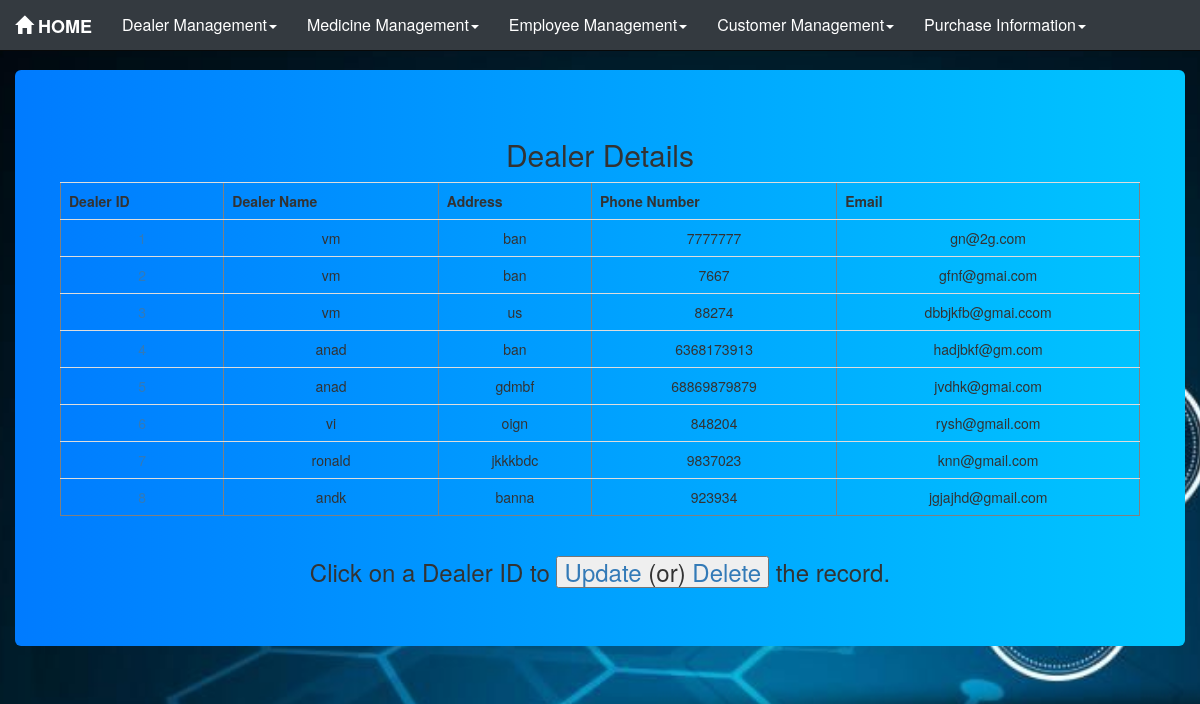
The app's page /pharmacy/dealertable/, older data.
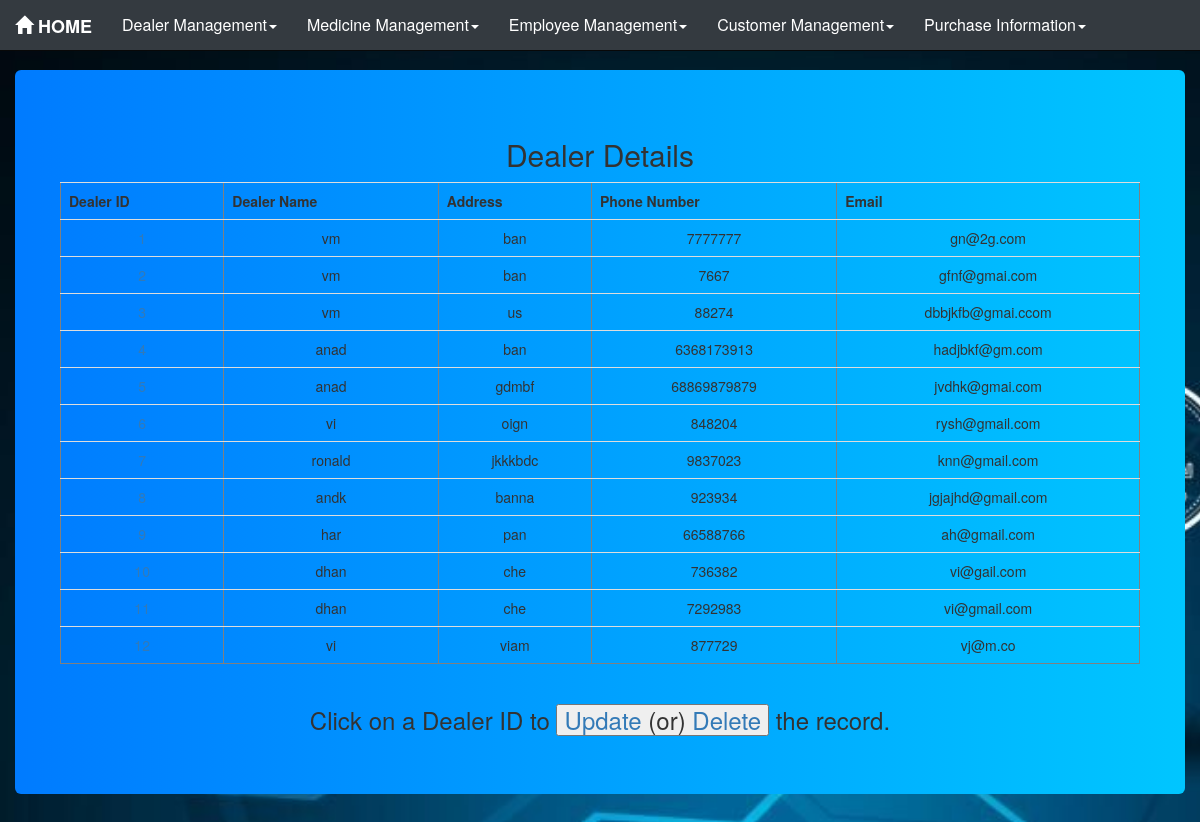
The same page, newer data.
### pharmacy/models.py (models this page shows, shortened)
class Dealer(models.Model):
    dname = models.CharField(max_length=30)
    address = models.CharField(max_length=100)
    phn_no = models.BigIntegerField(unique=True)
    email = models.CharField(max_length=50)

### pharmacy/views.py (the view)
# urls.py: path('dealertable/', views.dealertable, name='dealertable'),
def dealertable(request):
    dealer = Dealer.objects.all()
    dict = {"dealer": dealer}
    return render(request, 'pharmacy/dealertable.html', dict)

### pharmacy/templates/pharmacy/dealertable.html (shortened to what this page needs)
{%load static %}
<!DOCTYPE html>
<html lang="en">
<head>
    <link rel="stylesheet" href="{% static 'pharmacy/css/style.css' %}">
   <link rel="stylesheet" href="https://maxcdn.bootstrapcdn.com/bootstrap/3.4.1/css/bootstrap.min.css">
</head>
<body>
     <nav class="navbar navbar-inverse navbar-fixed-top">
        <div class="container-fluid">
            <div class="navbar-header">
                <a href="/pharmacy/" class="navbar-brand">
                    <span class="glyphicon glyphicon-home"></span>
                        HOME
                </a>
            </div>
            <div class="collapse navbar-collapse" id="thisnav">
                <ul class="nav navbar-nav">
                    <li class="dropdown">
                        <a href="#" class="dropdown-toggle" data-toggle="dropdown">Dealer Management<b class="caret"></b></a>
                        </li>
                    </ul>
                    <ul class="nav navbar-nav">
                        <li class="dropdown">
                                <a href="#" class="dropdown-toggle" data-toggle="dropdown">Medicine Management<b class="caret"></b></a>
                        </li>
                    </ul>
                    <ul class="nav navbar-nav">
                        <li class="dropdown">
                            <a href="#" class="dropdown-toggle" data-toggle="dropdown">Employee Management<b class="caret"></b></a>
                        </li>
                    </ul>
                    <ul class="nav navbar-nav">
                        <li class="dropdown">
                            <a href="#" class="dropdown-toggle" data-toggle="dropdown">Customer Management<b class="caret"></b></a>
                        </li>
                    </ul>
                    <ul class="nav navbar-nav">
                        <li class="dropdown">
                            <a href="#" class="dropdown-toggle" data-toggle="dropdown">Purchase Information<b class="caret"></b></a>
                        </li>
                    </ul>
            </div>
        </div>
    </nav>
<div class="container-fluid martop7">
    <div class="jumbotron jumcust">
        <h2>Dealer Details</h2>
        <div class="row">
            <div class="col-md-1">
            </div>
            <table border="1" class="table table-responsive table-hover col-md-10">
                <tr>
                    <th>Dealer ID</th>
                    <th>Dealer Name</th>
                    <th>Address</th>
                    <th>Phone Number</th>
                    <th>Email</th>
                </tr>
                {% for foo in dealer %}
                    <tr>
                        <td class="idlink"><a href="/pharmacy/dealerformview{{ foo.id }}/">{{ foo.id }}</a></td>
                        <td>{{ foo.dname }}</td>
                        <td>{{ foo.address }}</td>
                        <td>{{ foo.phn_no }}</td>
                        <td>{{ foo.email }}</td>
                    </tr>
                {% endfor %}
            </table>
        </div>
        <footer><h3>Click on a Dealer ID to <button style="pointer: cursor;"><a href="delearformupdate?id=">Update</a> (or) <a href="dealerformdelete?id=">Delete</a>  </button> the record.</h3></footer>
    </div>
</div>
</body>
</html>

### pharmacy/static/pharmacy/css/style.css (style rules this page uses)
body { font-family: Arial, sans-serif; background-color: #f8f9fa; padding-top: 70px; background: url('images/bghome.jpg') no-repeat center center fixed; background-size: cover; }
.navbar { background-color: #343a40 !important; border: none; }
.navbar-inverse .navbar-brand { color: #ffffff !important; font-weight: bold; font-size: 18px; }
.navbar-inverse .navbar-nav > li > a { color: #ffffff !important; font-size: 16px; }
.jumbotron { background: linear-gradient(to right, #007bff, #00c6ff); color: white; padding: 40px; text-align: center; border-radius: 10px; position: relative; top: 0; width: 100%; }

Row changes from the older to the newer data that the page shows:
added Dealer: dname "har", address "pan", phn_no "66588766", email "ah@gmail.com"
added Dealer: dname "dhan", address "che", phn_no "736382", email "vi@gail.com"
added Dealer: dname "dhan", address "che", phn_no "7292983", email "vi@gmail.com"
added Dealer: dname "vi", address "viam", phn_no "877729", email "vj@m.co"
